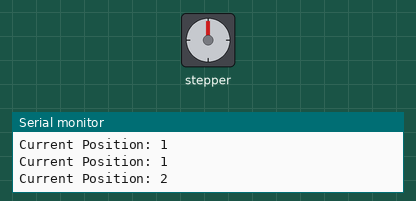
Bench run of a sketch on a simulated Arduino Uno, built with avr-gcc and run on an emulated ATmega328P. Parts: stepper motor, the last lines printed to the serial monitor. Stepper angles assume 2048 steps per turn.

Above: at 0.32 s.
At 10.26 s:
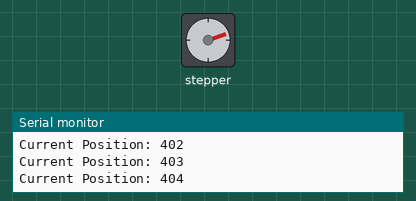
At 20.06 s:
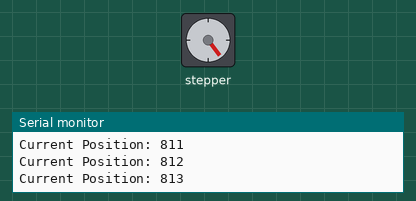
At 39.91 s:
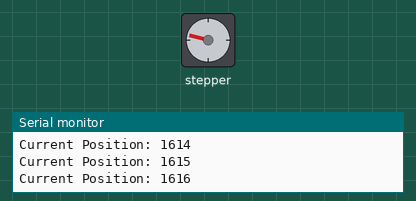
Timing chart, 0 to 40.0 s (numbered marks = the images above):
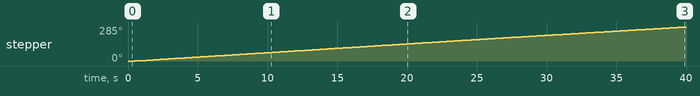

Measured:
- by itself, stepper: keeps turning clockwise at about 7°/s

The sketch:

stepper_motor.ino
```cpp
// Include the AccelStepper Library
#include <AccelStepper.h>

// define step constant
#define FULLSTEP 4
#define STEP_PER_REVOLUTION 2048 // this value is from datasheet

// Pins entered in sequence IN1-IN3-IN2-IN4 for proper step sequence
AccelStepper stepper(FULLSTEP, 11, 9, 10, 8);

void setup() {
  Serial.begin(9600);
  stepper.setMaxSpeed(1000.0);   // set the maximum speed
  stepper.setAcceleration(50.0); // set acceleration
  stepper.setSpeed(10);         // set initial speed
  stepper.setCurrentPosition(0); // set position
  stepper.moveTo(STEP_PER_REVOLUTION); // set target position: 64 steps <=> one revolution
}

void loop() {
  // change direction once the motor reaches target position
  if (stepper.distanceToGo() == 0)
    stepper.moveTo(-stepper.currentPosition());

  stepper.run(); // MUST be called in loop() function

  Serial.print(F("Current Position: "));
  Serial.println(stepper.currentPosition());
}
```
